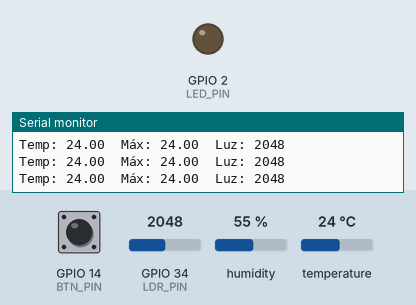
The sketch below on a simulated ESP32. Shown: output pins drawn as LEDs (lit = HIGH), the last lines printed to the serial monitor. The inputs (shaded band) are chosen by the test bench; at power-on: temperature 24 °C, GPIO 14 (BTN_PIN) HIGH, GPIO 34 (LDR_PIN) = 2048, humidity 55 %.

Above: at 1.3 s.
1.4 s: temperature set to 29 °C
3.2 s: temperature set to 32 °C
At 5.2 s:
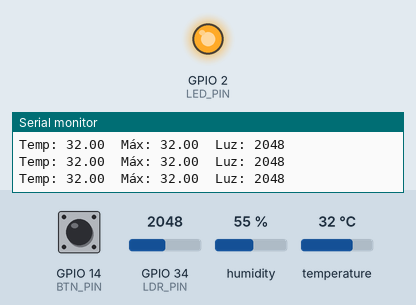
5.5 s: temperature set to 12 °C
At 6.5 s:
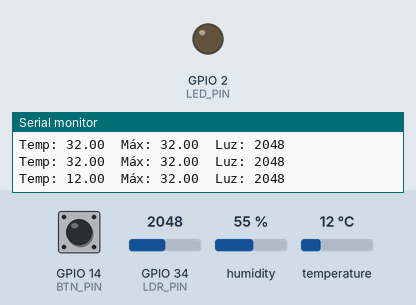
7.5 s: temperature set to 33 °C
At 9.0 s:
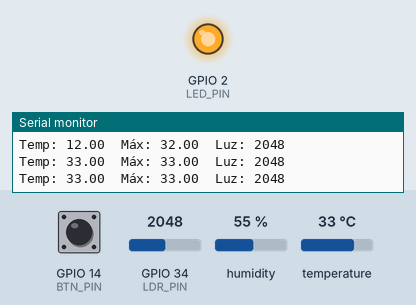
Timing chart, 0 to 10.5 s (numbered marks = the images above; inputs shaded):
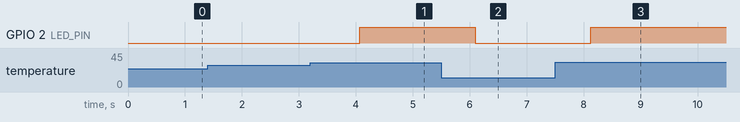

Measured:
- the behaviour switches between 30 and 31 °C on temperature (found by bisection; images 0 and 1)
- after the input at 3.2 s, GPIO 2 (LED_PIN): LOW → HIGH after 0.87 s
- after the input at 5.5 s, GPIO 2 (LED_PIN): HIGH → LOW after 0.60 s
- after the input at 7.5 s, GPIO 2 (LED_PIN): LOW → HIGH after 0.62 s

The sketch:

Projeto5.ino
```cpp
#include "DHT.h"

#define DHTPIN 4
#define DHTTYPE DHT11
#define LDR_PIN 34
#define LED_PIN 2
#define BTN_PIN 14

float maxTemp = 0;

DHT dht(DHTPIN, DHTTYPE);

void setup(){
  Serial.begin(115200);
  dht.begin();

  pinMode(LED_PIN, OUTPUT);
  pinMode(BTN_PIN, INPUT_PULLUP);
}

void loop(){
  float t = dht.readTemperature();
  int luz = analogRead(LDR_PIN);

  if (t > maxTemp) maxTemp = t;

  if (!digitalRead(BTN_PIN)) {
    maxTemp = t;
    delay(300);
  }

  if (t > 30) digitalWrite(LED_PIN, HIGH);
  else digitalWrite(LED_PIN, LOW);

  Serial.print("Temp: "); Serial.print(t);
  Serial.print("  Máx: "); Serial.print(maxTemp);
  Serial.print("  Luz: "); Serial.println(luz);

  delay(500);
}
```
